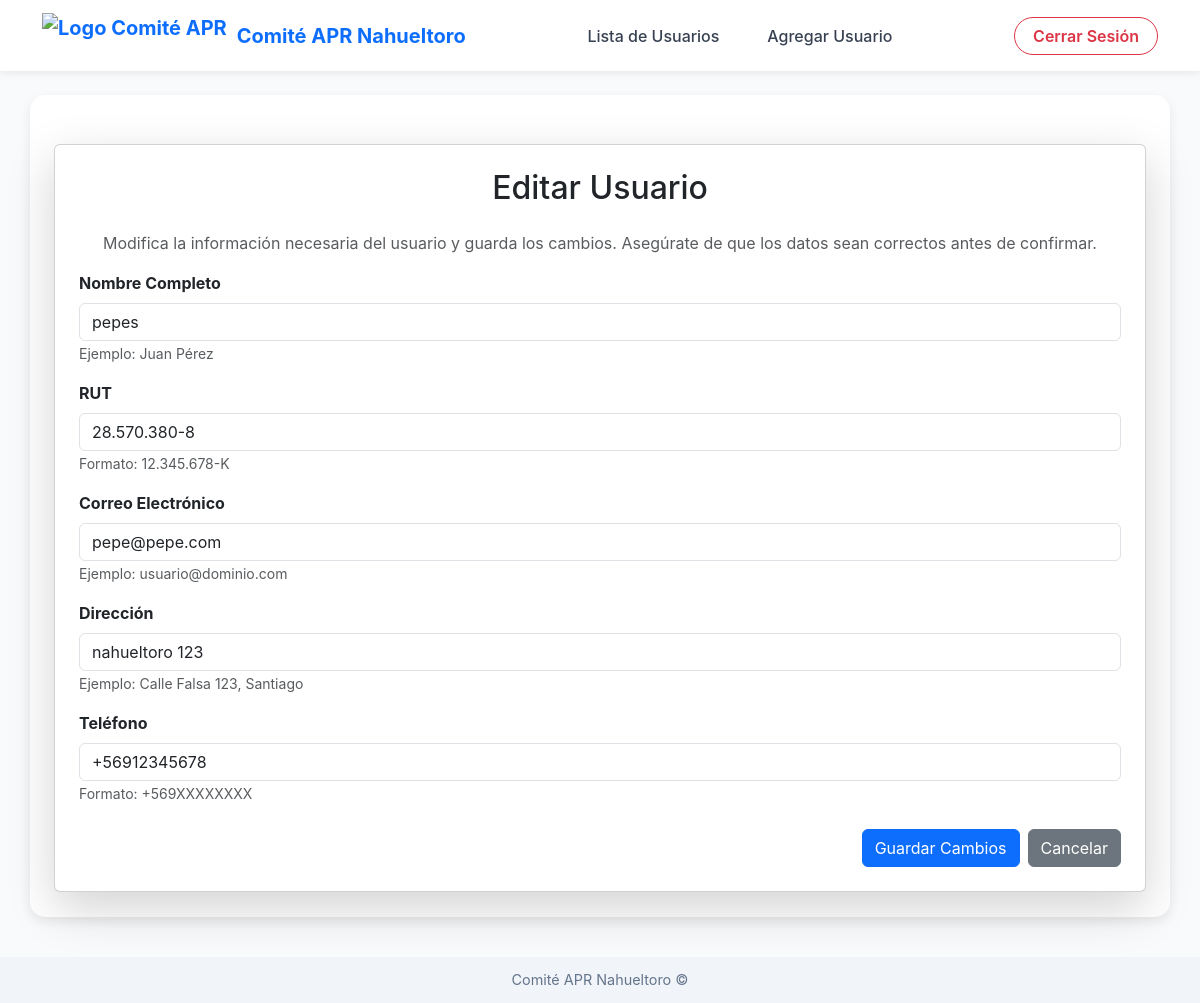
Screenshot of /usuarios/editar/8/ (signed in) with the database file from the repository.
### usuarios/models.py (models this page shows, shortened)
class Usuario(models.Model):
    def validar_nombre(value):
        """
        Valida que el nombre solo contenga letras y espacios.
        """
        if not value.replace(" ", "").isalpha():
            raise ValidationError("El nombre solo debe contener letras y espacios.")
    def validar_rut(value):
        """
        Valida el RUT chileno con su dígito verificador.
        """
        rut = value.replace(".", "").replace("-", "")
        if len(rut) < 2:
            raise ValidationError("El RUT ingresado no es válido.")
        cuerpo, dv = rut[:-1], rut[-1].upper()
        if not cuerpo.isdigit():
            raise ValidationError("El RUT ingresado no es válido.")
        suma, factor = 0, 2
        for c in reversed(cuerpo):
            suma += int(c) * factor
            factor = 2 if factor == 7 else factor + 1
        dv_calculado = 11 - (suma % 11)
        if dv_calculado == 10:
            dv_calculado = "K"
        elif dv_calculado == 11:
            dv_calculado = "0"
        else:
            dv_calculado = str(dv_calculado)
        if dv_calculado != dv:
            raise ValidationError(f"El RUT ingresado no es válido. Dígito verificador esperado: {dv_calculado}")
    nombre = models.CharField(
        max_length=100,
        validators=[validar_nombre],
        help_text="Ingrese nombre y apellido. Ejemplo: Juan Pérez"
    )
    rut = models.CharField(
        max_length=12,
        unique=True,
        validators=[
            RegexValidator(
                regex=r'^\d{1,2}\.\d{3}\.\d{3}-[\dkK]$',
                message='Formato de RUT inválido. Ejemplo: 12.345.678-K'
            ),
            validar_rut  # Validación personalizada para el RUT
        ],
        help_text="Formato: 12.345.678-K"
    )
    correo = models.EmailField(
        max_length=255,
        unique=True,
        help_text="Ingrese un correo electrónico válido. Ejemplo: usuario@dominio.com"
    )
    direccion = models.CharField(
        max_length=255,
        help_text="Ingrese la dirección completa. Ejemplo: Calle Falsa 123, Santiago"
    )
    telefono = models.CharField(
        max_length=12,
        validators=[RegexValidator(
            regex=r'^\+569\d{8}$',
            message='El teléfono debe comenzar con +569 y tener 8 dígitos después. Ejemplo: +56912345678'
        )],
        help_text="Formato: +569XXXXXXXX (donde X son sus 8 dígitos)"
    )

### usuarios/views.py (the view)
        def _verificar_permiso(request, *args, **kwargs):
            if request.user.rol not in roles_permitidos:
                raise Http404("No tienes permiso para acceder a esta página.")
            return vista(request, *args, **kwargs)

### usuarios/forms.py (shortened to what this page needs)
class UsuarioForm(forms.ModelForm):
    class Meta:
        model = Usuario
        fields = ['nombre', 'rut', 'correo', 'direccion', 'telefono']
        widgets = {
            'nombre': forms.TextInput(attrs={
                'placeholder': 'Ejemplo: Juan Pérez',
                'class': 'form-control'
            }),
            'rut': forms.TextInput(attrs={
                'placeholder': '12.345.678-K',
                'class': 'form-control'
            }),
            'correo': forms.EmailInput(attrs={
                'placeholder': 'usuario@dominio.com',
                'class': 'form-control'
            }),
            'direccion': forms.TextInput(attrs={
                'placeholder': 'Ejemplo: Calle Falsa 123, Santiago',
                'class': 'form-control'
            }),
            'telefono': forms.TextInput(attrs={
                'placeholder': '+569XXXXXXXX',
                'class': 'form-control'
            }),
        }
    def __init__(self, *args, **kwargs):
        super().__init__(*args, **kwargs)
        if self.instance and self.instance.pk:
            self.fields['rut'].widget.attrs['readonly'] = True  # Desactivar RUT en edición

### usuarios/views.py (called while the page is built)
def verificar_permiso(roles_permitidos):
    def decorador(vista):
        def _verificar_permiso(request, *args, **kwargs):
            if request.user.rol not in roles_permitidos:
                raise Http404("No tienes permiso para acceder a esta página.")
            return vista(request, *args, **kwargs)
        return _verificar_permiso
    return decorador

@login_required
@verificar_permiso(['admin', 'secretaria'])
def editar_usuario(request, usuario_id):
    usuario = get_object_or_404(Usuario, id=usuario_id)
    if request.method == 'POST':
        form = UsuarioForm(request.POST, instance=usuario)
        if form.is_valid():
            form.save()
            messages.success(request, "Usuario actualizado exitosamente.")
            return redirect('usuarios:lista_usuarios')
        else:
            messages.error(request, "Error: Revisa los campos ingresados.")
    else:
        form = UsuarioForm(instance=usuario)
    return render(request, 'usuarios/editar_usuario.html', {'form': form, 'usuario': usuario})

### usuarios/templates/usuarios/editar_usuario.html (shortened to what this page needs)
{% extends "usuarios/base_usuarios.html" %}
{% block content %}
<div class="container mt-4">
    <div class="card shadow-lg p-4">
        <h2 class="mb-4 text-center">Editar Usuario</h2>
        <p class="text-muted text-center">
            Modifica la información necesaria del usuario y guarda los cambios. Asegúrate de que los datos sean correctos antes de confirmar.
        </p>
        <form method="post" class="needs-validation" novalidate>
            <div class="mb-3">
                <label for="id_nombre" class="form-label fw-bold">Nombre Completo</label>
                {{ form.nombre }}
                <small class="form-text text-muted">Ejemplo: Juan Pérez</small>
            </div>
            <div class="mb-3">
                <label for="id_rut" class="form-label fw-bold">RUT</label>
                {{ form.rut }}
                <small class="form-text text-muted">Formato: 12.345.678-K</small>
            </div>
            <div class="mb-3">
                <label for="id_correo" class="form-label fw-bold">Correo Electrónico</label>
                {{ form.correo }}
                <small class="form-text text-muted">Ejemplo: usuario@dominio.com</small>
            </div>
            <div class="mb-3">
                <label for="id_direccion" class="form-label fw-bold">Dirección</label>
                {{ form.direccion }}
                <small class="form-text text-muted">Ejemplo: Calle Falsa 123, Santiago</small>
            </div>
            <div class="mb-3">
                <label for="id_telefono" class="form-label fw-bold">Teléfono</label>
                {{ form.telefono }}
                <small class="form-text text-muted">Formato: +569XXXXXXXX</small>
            </div>
            <div class="d-flex justify-content-end mt-4">
                <button type="submit" class="btn btn-primary me-2">
                     Guardar Cambios
                </button>
                <a href="{% url 'usuarios:lista_usuarios' %}" class="btn btn-secondary">
                     Cancelar
                </a>
            </div>
        </form>
    </div>
</div>
{% endblock %}

### usuarios/templates/usuarios/base_usuarios.html (style rules this page uses)
body { display: flex; flex-direction: column; min-height: 100vh; margin: 0; background: #f8fafc; color: #333; font-family: Inter, system-ui, -apple-system, "Segoe UI", Roboto, "Helvetica Neue", Arial; }

### rows the page displays
Usuario: nombre "pepes", rut "28.570.380-8", correo "pepe@pepe.com", direccion "nahueltoro 123", telefono "+56912345678"
